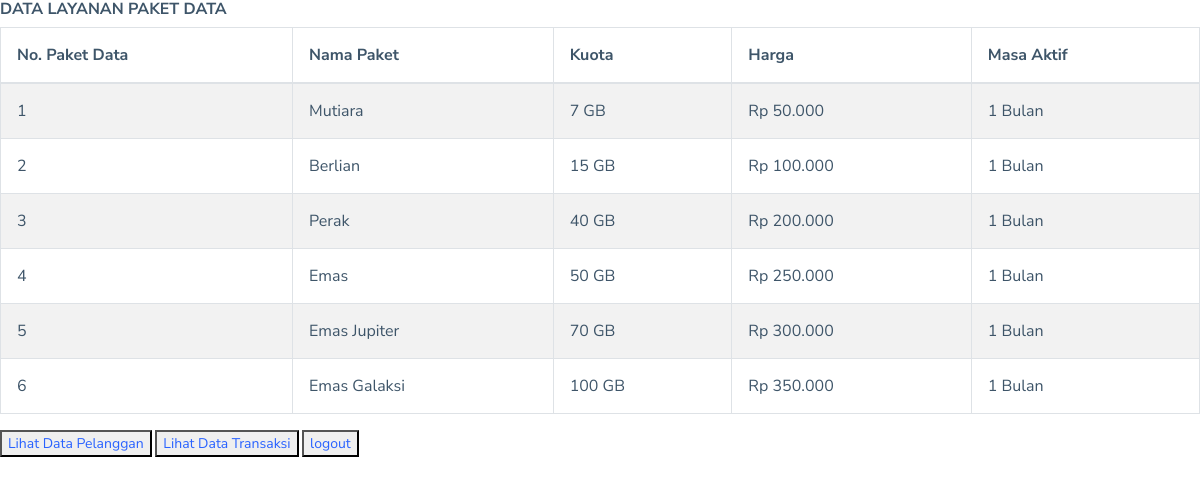
Page /data_layanan_paket_data.php on the committed database.
### tables this page shows
CREATE TABLE `layanan_paket` (
  `id_paket` int(50) NOT NULL,
  `jenis_paket` varchar(50) NOT NULL,
  `kuota` varchar(50) NOT NULL,
  `harga` varchar(50) NOT NULL,
  `masa_aktif` varchar(50) NOT NULL
);

### data_layanan_paket_data.php (the view, shortened to what this page needs)
<html>
    <head>
        <link href="assets/libs/chartist/dist/chartist.min.css" rel="stylesheet">
        <link href="dist/css/style.min.css" rel="stylesheet">
        <link rel="stylesheet" type="text/css" href="//cdn.datatables.net/1.10.20/css/jquery.dataTables.min.css">
    </head>
    <body>
         <?php
          require_once 'koneksi.php';
         ?>
        <h5>DATA LAYANAN PAKET DATA</h5>
        <table id="myTable" class="table table-striped table-bordered" cellspacing="0" width="">
            <thead>
              <tr>
                <th class="th-sm">No. Paket Data</th>
                <th class="th-sm">Nama Paket</th>
                <th class="th-sm">Kuota</th>
                <th class="th-sm">Harga</th>
                <th class="th-sm">Masa Aktif</th>
              </tr>
            </thead>
            <tbody>
              <?php
              $sql = "SELECT * FROM layanan_paket";
              $berkas = mysqli_query($conn,$sql);
              $no = 1;
          while($row = mysqli_fetch_array($berkas)): ?>
                <tr>
                  <td><?= $no; ?></td>
                  <td><?=$row['jenis_paket'];?></td>
                  <td><?=$row['kuota'];?></td>
                  <td><?=$row['harga'];?></td>
                  <td><?=$row['masa_aktif'];?></td>
                </tr>
                <?php $no++; ?>
          <?php endwhile; ?>
            </tbody>
          </table>
          <button><a href="pelanggan.php">Lihat Data Pelanggan</a></button>
          <button><a href="transaksi.php">Lihat Data Transaksi</a></button>
          <button><a href="logout.php">logout</a></button>
    </body>
</html>

### data_layanan_paket_data.php (style rules this page uses)
#myTable th, td { white-space: nowrap; }

### rows in the picture
layanan_paket: jenis_paket "Mutiara", kuota "7 GB", harga "Rp 50.000", masa_aktif "1 Bulan"
layanan_paket: jenis_paket "Berlian", kuota "15 GB", harga "Rp 100.000", masa_aktif "1 Bulan"
layanan_paket: jenis_paket "Perak", kuota "40 GB", harga "Rp 200.000", masa_aktif "1 Bulan"
layanan_paket: jenis_paket "Emas", kuota "50 GB", harga "Rp 250.000", masa_aktif "1 Bulan"
layanan_paket: jenis_paket "Emas Jupiter", kuota "70 GB", harga "Rp 300.000", masa_aktif "1 Bulan"
layanan_paket: jenis_paket "Emas Galaksi", kuota "100 GB", harga "Rp 350.000", masa_aktif "1 Bulan"
